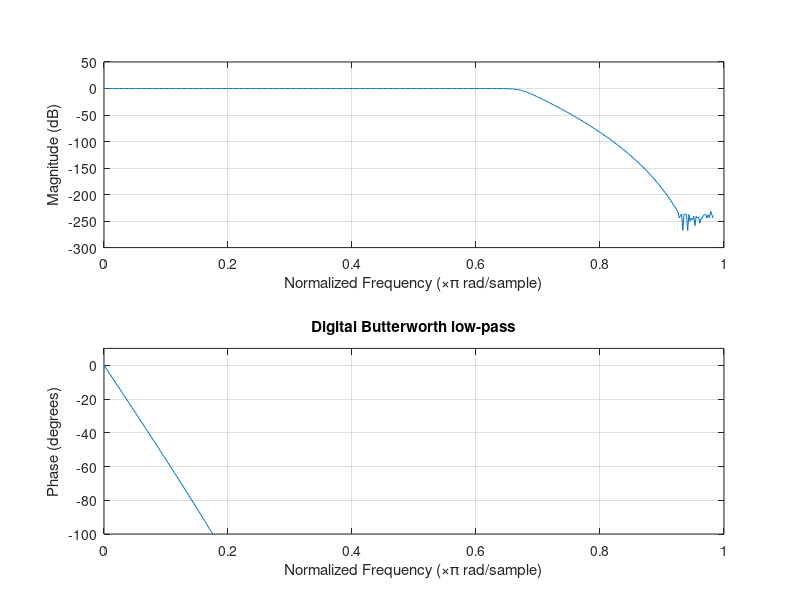

MATLAB code for this plot:
%butterworth magnitude and frequexy response
clc;
clear all;
fs    = 50000;
 Npts  = fs / 2;
 fpass = 16000;
 fstop = 20000;
 Rpass = 0.1;
 Rstop = 80;
 Wpass = 2 / fs * fpass;
 Wstop = 2 / fs * fstop;
 [n, Wn_p] = buttord (Wpass, Wstop, Rpass, Rstop)
 [b, a] = butter (n, Wn_p);
 W = linspace(0,2*pi*50000,1000000); % linear frequency range for plotting
 f = (1/(2*pi))*W;
 freqz(b,a)
 ylim([ -100, 10]);
 title ("Digital Butterworth low-pass");
